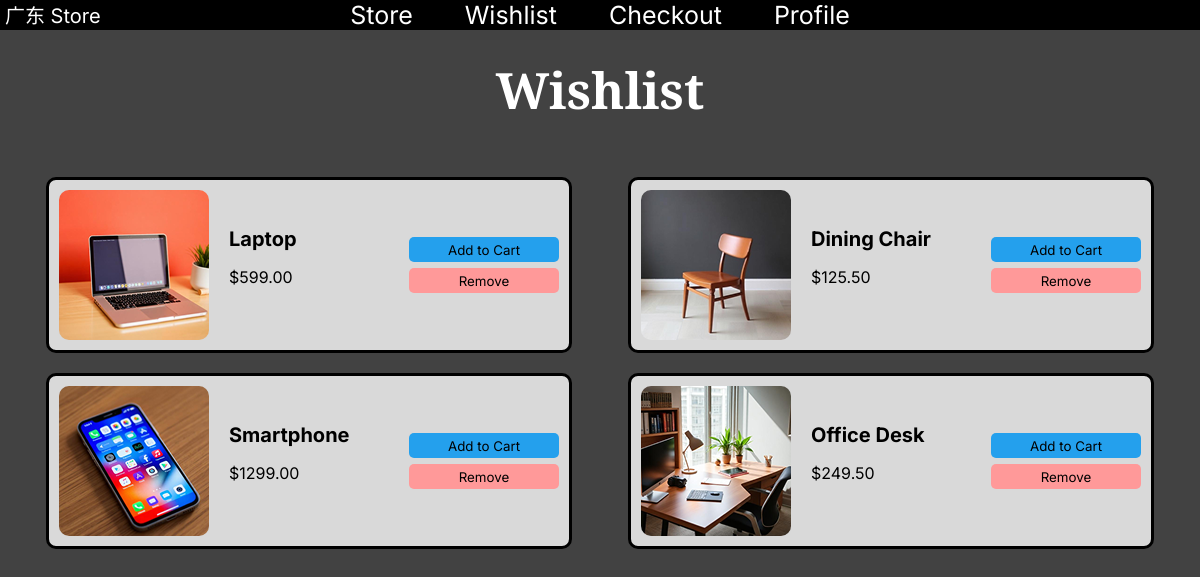
The page /wishlist (signed in) on the database its author committed.
### tables this page shows
CREATE TABLE "wishlist" (username TEXT, product_id INTEGER, PRIMARY KEY (username, product_id), FOREIGN KEY (product_id) REFERENCES products (product_id), FOREIGN KEY (username) REFERENCES customers (username));

CREATE TABLE "products" (product_id INTEGER, category_id INTEGER, product TEXT, price DECIMAL, image TEXT, PRIMARY KEY (product_id), FOREIGN KEY (category_id) REFERENCES categories (category_id));

### main.py (the view)
@app.route('/wishlist')
def wishlist():
    if 'user' not in session:
        return render_template('login.html',
                               error="You need to login first to view your wishlist")
    db = get_db()
    cursor = db.cursor()
    query = """
            SELECT products.*, wishlist.username FROM wishlist
            LEFT JOIN products ON products.product_id = wishlist.product_id
            WHERE wishlist.username = ?
    """
    user = session.get('user')
    cursor.execute(query, (user,))
    wishlist_data = cursor.fetchall()
    return render_template('wishlist.html', database=wishlist_data)

### main.py (called while the page is built)
def get_db():
    db = getattr(g, '_database', None)
    if db is None:
        db = g._database = sqlite3.connect(DATABASE)
    return db

@app.teardown_appcontext
def close_connection(exception):
    db = getattr(g, '_database', None)
    if db is not None:
        db.close()

### website/templates/wishlist.html (shortened to what this page needs)
{% extends "layout.html" %}
{% block body %}
<h1>Wishlist</h1>
<div class="wishlist-grid">
{% for product in database %}
    <div class="wishlist-card">
        <img src="{{ product[4] }}" alt="{{ product[2] }}">
        <div class="wishlist-card-text">
            <b>{{ product[2] }}</b>
            <p>${{ "%.2f" | format(product[3] | float) }}</p>
        </div>
        <div class="wishlist-card-buttons">
            <form action="{{ url_for('add_to_cart') }}" method="POST" style="display: inline;">
                <button type="submit">Add to Cart</button>
            </form>
            <br>
            <form action="{{ url_for('remove_from_wishlist') }}" method="POST" style="display: inline;">
                <button type="submit" class="remove">Remove</button>
            </form>
        </div>
    </div>
{% endfor %}
</div>
{% endblock %}

### website/static/styles.css (style rules this page uses)
body { background-color: #424242; }
header, a.navbar, h1, button.disabled, .page-404 h2 { color: white }
.product-card, .filters-card, .wishlist-card, .checkout-card, .order-summary-card, .orders-card, .details-card, .login-card, .signup-card { background-color: #D9D9D9; }
h1, h2 { font-family: 'Arvo'; }
header, h3, p, b, a, button, label { font-family: 'Inter'; }
nav, h1, h2, h3, .product-card, .wishlist-card, .checkout-card, .order-summary-card, .orders-card, .login-card, .signup-card, .page-404 { text-align: center; }
.filters-card, .wishlist-card-text, .details-card { text-align: left; }
header, h3, b, label, .order-summary-card p { font-size: 20px; }
h1 { font-size: 50px; }
img { width: 150px; border-radius: 10px; }
button { width: 150px; height: 25px; border-width: 0; border-radius: 5px; background-color: #24A0ED; margin: 3px 0; }
button.remove { background-color: #FF9999; }
.wishlist-card { width: 500px; border: 3px solid black; padding: 10px; margin: auto; border-radius: 10px; display: flex; align-items: center; gap: 20px; }
.wishlist-card-buttons { margin-left: auto; }
.wishlist-grid { display: grid; grid-template-columns: repeat(auto-fit, minmax(510px, 1fr)); gap: 20px; padding: 20px; }

### rows shown on the page
wishlist: image (picture), product "Laptop"
products: price "599.00"
wishlist: image (picture), product "Dining Chair"
products: price "125.50"
wishlist: image (picture), product "Smartphone"
products: price "1299.00"
wishlist: image (picture), product "Office Desk"
products: price "249.50"
